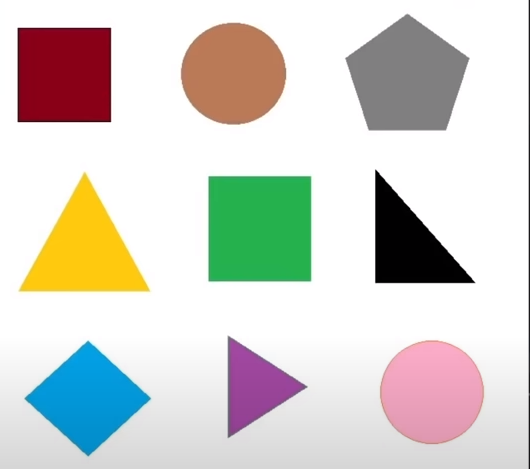
#> input picture shape.png, 530 x 469 px
$ python contour.py
#> lines starting #> are read from the running program, lines starting #| are printed output that depends on the picture; after the words box and inside, x2 and y2 are one past the last pixel; in counts of white or black regions, pixels touching at a corner belong together
import cv2
import numpy as np

img = cv2.imread("shape.png")
#> img is the input picture: shape (469, 530, 3); mean B, G, R 204.4, 210.8, 212.8
cvt = cv2.cvtColor(img, cv2.COLOR_BGR2HSV)
#> cvt: shape (469, 530, 3); mean H, S, V 37.9, 46.7, 225

lower = np.array([35, 50, 50])
upper = np.array([85, 255, 255])

mask = cv2.inRange(cvt, lower, upper)
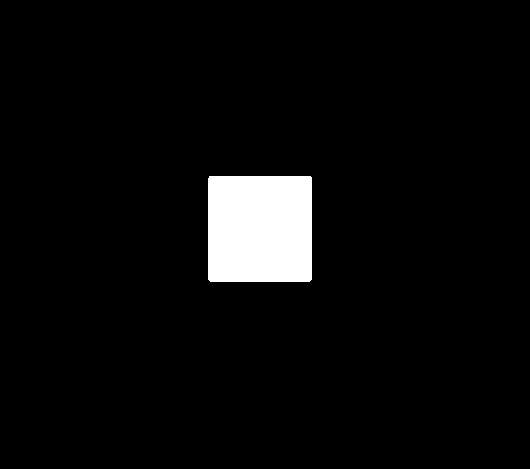
#> mask: shape (469, 530); 4.4% white; 1 white region

contours, _ = cv2.findContours(mask, cv2.RETR_EXTERNAL, cv2.CHAIN_APPROX_SIMPLE)
#> contours = 1 contour; box (x1, y1, x2, y2) and area: (208, 176, 312, 282) 10809

if len(contours) > 0:
    contour = contours[0]
#> contour = contour of 9 points, box (x1, y1, x2, y2) (208, 176, 312, 282), area 10809
    area = cv2.contourArea(contour)
#> area = 10809
    print("面積:", area)
#| 面積: 10809.0
else:
    print("未找到任何轮廓")

cv2.imshow('Image', img)
cv2.imshow("Mask", mask)
cv2.waitKey(0)

$ run again, with dog.jpg saved as shape.png
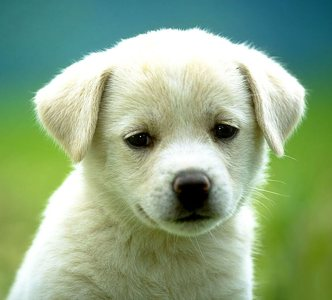
#> input picture dog.jpg, 332 x 300 px
#> img is the input picture: shape (300, 332, 3); mean B, G, R 132.4, 168.2, 141.9
#> cvt: shape (300, 332, 3); mean H, S, V 51.9, 92.4, 169.6
#> `mask = cv2.inRange(cvt, lower, upper)`:
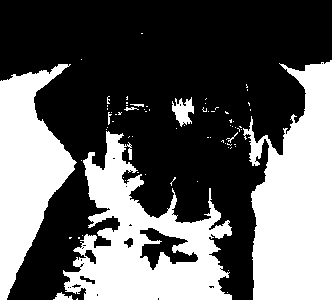
#> mask: shape (300, 332); 38.8% white; 72 white regions (63 under 20 px)
#> contours = 72 contours, 67 with area under 20; largest, box (x1, y1, x2, y2) and area: (243, 60, 332, 300) 14454, (63, 131, 232, 300) 13953, (0, 64, 77, 300) 9428, (172, 97, 194, 127) 318, (53, 292, 73, 300) 64
#> contour = [[77, 298], [76, 299], [77, 299]]
#> area = 0.5
#| 面積: 0.5
